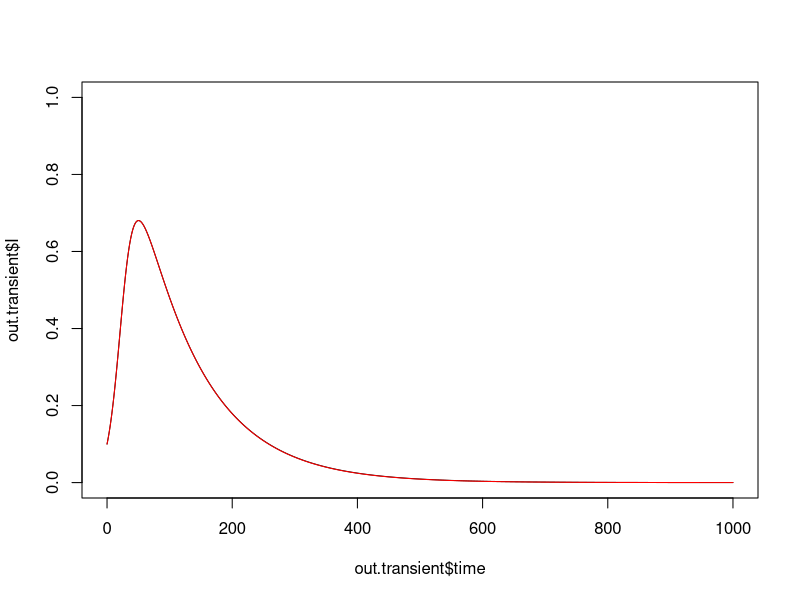

The R script that drew this image:
## Case Study for management paper
## Katie Scranton
## scranton.kt@gmail.com
## 9/27/2018

## SIR model

## We would like to find a region where the infected population cycles with long transient periods of almost no infected individuals
## in order to do this we need to likely add births and deaths (on the same time frame as waning immunity), then solve the 3 by 3 jacobian to find equilibrium values that give complex eigenvalues with real parts?
## would this be enough or do we need to add periodic forcing?

library(deSolve)

# Model parameters
## beta transmission
## gamma recovery
## eta vaccitation
theta.outbreak <- c(beta = 0.1,
           gamma = 0.01,
           eta = 0,
           nu=0)

theta.transient <- c(beta = 0.1,
                    gamma = 0.01,
                    eta = 0,
                    nu = 0.00001)

init.states <- c(S=0.9,
                 I=0.1,
                 R=0)

my.sir <- function(t,init.states,theta){
  with(as.list(c(init.states,theta)),{
    dS = -beta*S*I - eta*S + nu*R
    dI = beta*S*I - gamma*I
    dR = gamma*I + eta*S - nu*R
    
    list(c(dS,dI,dR))
  })
}

times <- seq(0,1000,by=0.1)

out.outbreak <- ode(y=init.states, times=times, func=my.sir, parms=theta.outbreak)
out.outbreak <- data.frame(out.outbreak)
out.transient <- ode(y=init.states, times=times, func=my.sir, parms=theta.transient)
out.transient <- data.frame(out.transient)

plot(out.transient$time,out.transient$I,type="l",ylim=c(0,1))
points(out.outbreak$time,out.outbreak$I,type="l",col="red")
